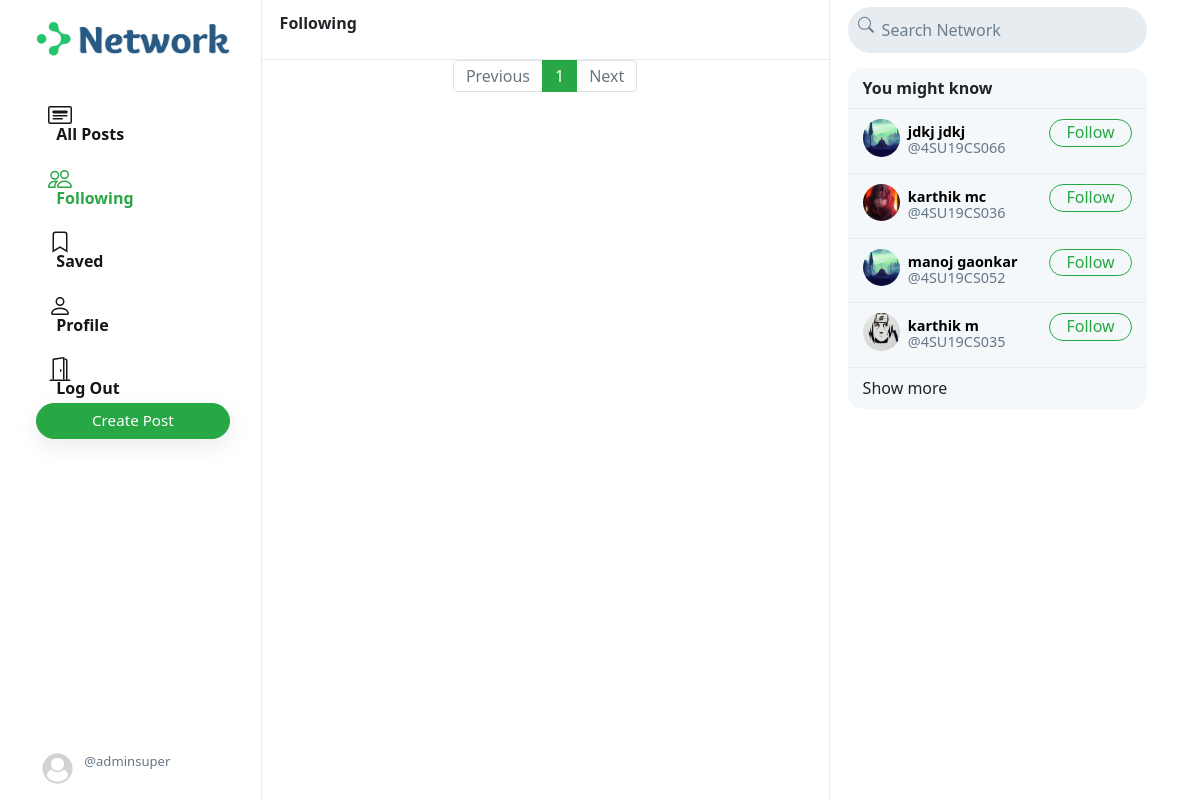
Screenshot of /n/following (signed in) with the database file from the repository.
### network/models.py (models this page shows, shortened)
class User(AbstractUser):
    profile_pic = models.ImageField(upload_to='profile_pic/',blank=True,default='profile_pic/default_profile_image.png')
    bio = models.TextField(max_length=160, blank=True, null=True)
    cover = models.ImageField(upload_to='covers/', blank=True,default='profile_pic/default_cover_image.png')

### network/views.py (the view)
# urls.py: path("n/following", views.following, name='following'),
def following(request):
    if request.user.is_authenticated:
        following_user = Follower.objects.filter(followers=request.user).values('user')
        all_posts = Post.objects.filter(creater__in=following_user).order_by('-date_created')
        paginator = Paginator(all_posts, 10)
        page_number = request.GET.get('page')
        if page_number == None:
            page_number = 1
        posts = paginator.get_page(page_number)
        followings = Follower.objects.filter(followers=request.user).values_list('user', flat=True)
        suggestions = User.objects.exclude(pk__in=followings).exclude(username=request.user.username).order_by("?")[:6]
        return render(request, "network/index.html", {
            "posts": posts,
            "suggestions": suggestions,
            "page": "following"
        })
    else:
        return HttpResponseRedirect(reverse('login'))

### network/templates/network/index.html (shortened to what this page needs)
{% extends "network/layout.html" %}
{% load static %}
{% block body %}
    <div class="main-div">
        <div class="left-div">
            <nav class="head heading">
                {% if page == 'all_posts' %}
                    All Posts
                {% elif page == 'following' %}
                    Following
                {% elif page == 'saved' %}
                    Saved
                {% elif page == 'profile' %}
                    Profile
                {% else %}
                    Explore
                {% endif %}
            </nav>
            <div class="left-div-content">
                <div class="posts-view">
                    <div class="main-div-content">
                        <nav aria-label="Page navigation example" class="pagination-bar">
                            <ul class="pagination justify-content-center">
                                {% if posts.has_previous %}
                                    <li class="page-item">
                                        <a class="page-link" href="?page={{ posts.previous_page_number | default:1}}" tabindex="-1" aria-disabled="true">Previous</a>
                                    </li>
                                {% else %}
                                    <li class="page-item disabled">
                                        <a class="page-link" href="" tabindex="-1" aria-disabled="true">Previous</a>
                                    </li>
                                {% endif %}
                                {% for each in posts.paginator.page_range %}
                                    {% if each == posts.number %}
                                        <li class="page-item active"><a class="page-link" href="?page={{each}}">{{each}}</a></li>
                                    {% else %}
                                        <li class="page-item"><a class="page-link" href="?page={{each}}">{{each}}</a></li>
                                    {% endif %}
                                {% endfor %}
                                {% if posts.has_next %}
                                    <li class="page-item">
                                        <a class="page-link" href="?page={{ posts.next_page_number }}">Next</a>
                                    </li>
                                {% else %}
                                    <li class="page-item disabled">
                                        <a class="page-link" href="">Next</a>
                                    </li>
                                {% endif %}
                            </ul>
                          </nav>
                    </div>
                </div>
            </div>
        </div>
    </div>
{% endblock %}

### network/templates/network/layout.html (shortened to what this page needs)
{% load static %}
<!DOCTYPE html>
<html lang="en" class="dark">
    <head>
        <link rel="stylesheet" href="https://stackpath.bootstrapcdn.com/bootstrap/4.4.1/css/bootstrap.min.css">
        <link href="{% static 'network/styles.css' %}" rel="stylesheet">
    </head>
    <body>
        <div class="body" data-page="{{page}}">
            <div class="sidenav">
                <a href="{% url 'index' %}" class="navbar-brand">
                    <img src="{% static 'network/Images/logo.png' %}" height="31px">
                </a>
                <div style="height: 100%;">
                    <div>
                        <div>
                            <ul>
                                <li class="nav-item" id="all_posts">
                                <a href="{% url 'index' %}" class="nav-link">
                                    <div>
                                        &nbsp;&nbsp;All Posts
                                    </div>
                                </a>
                                </li>
                                {% if user.is_authenticated %}
                                    <li class="nav-item" id="following">
                                        <a href="{% url 'following' %}" class="nav-link">
                                            <div>
                                                &nbsp;&nbsp;Following
                                            </div>
                                        </a>
                                    </li>
                                    <li class="nav-item" id="saved">
                                        <a href="{% url 'saved' %}" class="nav-link">
                                            <div>
                                                <svg width="1.5em" height="1.5em" viewBox="0 0 16 16" class="bi bi-bookmark" fill="currentColor" xmlns="http://www.w3.org/2000/svg">
                                                    <path fill-rule="evenodd" d="M8 12l5 3V3a2 2 0 0 0-2-2H5a2 2 0 0 0-2 2v12l5-3zm-4 1.234l4-2.4 4 2.4V3a1 1 0 0 0-1-1H5a1 1 0 0 0-1 1v10.234z"/>
                                                  </svg>
                                                &nbsp;&nbsp;Saved
                                            </div>
                                        </a>
                                    </li>
                                    <li class="nav-item" id="profile">
                                        <a href="{% url 'profile' user.username %}" class="nav-link">
                                            <div>
                                                &nbsp;&nbsp;Profile
                                            </div>
                                        </a>
                                    </li>
                                    <li class="nav-item" id="logout">
                                        <a href="{% url 'logout' %}" class="nav-link">
                                            <div>
                                                &nbsp;&nbsp;Log Out
                                            </div>
                                        </a>
                                    </li>
                                {% endif %}
                            </ul>
                        </div>
                        {% if user.is_authenticated %}
                            <button id="popup-btn" class="btn btn-success new-post-btn" onclick="createpost()">Create Post</button>
                        {% endif %}
                    </div>
                    <div style="position: absolute; bottom: 10px;">
                        {% if user.is_authenticated %}
                            <li class="nav-item sidenav-user">
                                <a href="{% url 'profile' user.username %}" class="nav-link">
                                    <div class="user_account">
                                        <div class="small-profilepic" style="float: left; background-image: url(/media/{{user.profile_pic}})"></div>
                                        <div style="height: 2.7vw; margin: auto;">
                                            <div class="grey" style="margin-top: 4px;">@{{ user.username }}</div>
                                        </div>
                                    </div>
                                </a>
                            </li>
                        {% endif %}
                    </div>
                </div>
            </div>
            {% block body %}
            {% endblock %}
            <div class="right-div">
                <nav class="head">
                    <form action="#">
                        <div class="search-div">
                            <div>
                            </div>
                            <input type="text" name="query" id="search-box" placeholder="Search Network">
                        </div>
                    </form>
                </nav>
                <div class='right-div-content'>
                    <div class="space" style="background-color: white;"></div>
                    {% if user.is_authenticated %}
                        <div class="suggestion-box">
                            <div class="suggestion-header">
                                You might know
                            </div>
                            {% for suggestion in suggestions %}
                                <div class="suggestion-user">
                                    <div>
                                        <a href="{% url 'profile' suggestion.username %}">
                                            <div class="small-profilepic" style="background-image: url(/media/{{suggestion.profile_pic}})"></div>
                                        </a>
                                    </div>
                                    <div class="user-details">
                                        <a href="{% url 'profile' suggestion.username %}">
                                            <div id="user-name">
                                                <strong>
                                                    {{suggestion.first_name}} {{suggestion.last_name}}
                                                </strong>
                                            </div>
                                            <div class="grey">@{{suggestion.username}}</div>
                                        </a>
                                    </div>
                                    <div>
                                        <button class="btn btn-outline-success" type="button" onclick="follow_user(this,'{{suggestion.username}}','suggestion')">Follow</button>
                                    </div>
                                </div>
                            {% empty %}
                                    <div style="text-align: center; border-bottom: .5px solid #e6ecf0; padding: 10px 15px;">
                                        <span class="grey" style="font-size: .9em;">No suggestions available.</span>
                                    </div>
                            {% endfor %}
                            <div class="suggestion-footer">
                                <a href="#">Show more</a>
                            </div>
                        </div>
                    {% endif %}
                </div>
            </div>
        </div>
    </body>
        <script src="https://cdn.tailwindcss.com"></script>
</html>

### network/static/network/styles.css (style rules this page uses)
.body { display: flex; min-height: 100%; font-family: system-ui, sans-serif; }
.btn { border-radius: 20px; padding: 0.32rem 1rem 0.375rem 1rem; }
.btn, .btn:focus, .btn:active { box-shadow: none !important; -webkit-box-shadow: none !important; }
.grey { color: #657786; }
svg { vertical-align: text-top; }
.sidenav { height: 100%; width: 21.8%; position: fixed; top: 0; left: 0; padding: 15px; list-style: none; border-right: .5px solid #e6ecf0; z-index: 100; padding-left: 3%; background-color: white; }
.sidenav ul { list-style: none; padding-left: 0px; margin-top: 3vh; }
.sidenav li { margin-top: 7px; }
.sidenav .nav-link { color: #14171a; line-height: .7em; font-weight: 700; padding: 0px; }
.sidenav .nav-link > div { padding: 10px 20px 8px 12px; border-radius: 25px; line-height: 0.9em; width: max-content; }
.new-post-btn { padding-left: 55px !important; padding-right: 55px !important; font-size: .95em; font-weight: 530; box-shadow: rgba(0, 0, 0, 0.08) 0px 8px 24px !important; }
.user_account { display: flex; font-size: .82rem; font-weight: normal; padding-top: 3px !important; padding-bottom: 3px !important; padding-left: 3px !important; }
.user_account .small-profilepic { transform: scale(.82); margin-left: auto; margin-top: auto; }
.active a { color: #28a745 !important; }
.main-div { position: relative; width: 47.25%; min-height: 100vh; left: 21.8%; }
.left-div { position: relative; }
.head { height: 7.5vh; }
.heading { position: fixed; width: 47.255%; top: 0px; padding: 18px; border-bottom: .5px solid #e6ecf0; line-height: .7em; font-weight: 800; background-color: #fff; z-index: 1000; }
.left-div-content { margin-top: 7.5vh; }
.small-profilepic { width: 3.1vw; height: 3.1vw; border-radius: 9999px; overflow: hidden; margin-right: 8px; background-size: cover; background-repeat: no-repeat; background-position: center; box-sizing: content-box; }
.space { height: 8px; background-color: #e6ecf0; }
.pagination-bar { margin-top: 35px; margin-bottom: 35px; }
.pagination-bar .page-link { line-height: .9em; }
.page-item.active .page-link { color: white !important; background-color: #28a745; border-color: #28a745; }
.page-link { color: #28a745; }
.right-div { width: 28%; height: 100vh; position: fixed; right: 2.95%; border-left: .5px solid #e6ecf0; background-color: white; }
.right-div .head { padding: .9vh 1.5vw; }
.right-div .search-div { margin-left: auto; margin-right: auto; display: flex; border-radius: 25px; background-color: #e6ecf0; padding-left: 10px; padding-right: 10px; vertical-align: middle; }
#search-box { height: 5.7vh; border: none; background: none; outline: none; width: 100%; margin-left: 8px; }
#search-box::placeholder { color: #6d7e8c; }
.right-div-content { height: 92.5vh; overflow: auto; padding-left: 1.5vw; padding-right: 1.5vw; }
.suggestion-box, .guest-box { border-radius: 15px; overflow: hidden; background-color: #f5f8fa; }
.suggestion-header { padding: 13px 15px; line-height: .9em; font-weight: 800; border-bottom: .5px solid #e6ecf0; }
.suggestion-user { display: flex; padding: 10px 15px; font-size: .9em; border-bottom: .5px solid #e6ecf0; }
.suggestion-user a { color: black; text-decoration: none; }
.user-details { flex: 1; line-height: 1.1em; padding: 5px 0px 7px 0px; }
.suggestion-user .btn { padding: 0em 1em .09em 1em; }
.suggestion-footer { padding: 13px 15px; line-height: .9em; }
.suggestion-footer a { text-decoration: none; }

### rows the page displays
User: profile_pic (placeholder picture), username "adminsuper"
User: profile_pic (picture), first_name "jdkj", last_name "jdkj", username "4SU19CS066"
User: profile_pic (picture), first_name "karthik", last_name "mc", username "4SU19CS036"
User: profile_pic (picture), first_name "manoj", last_name "gaonkar", username "4SU19CS052"
User: profile_pic (picture), first_name "karthik", last_name "m", username "4SU19CS035"

### other values shown
{{ each }} "1"
